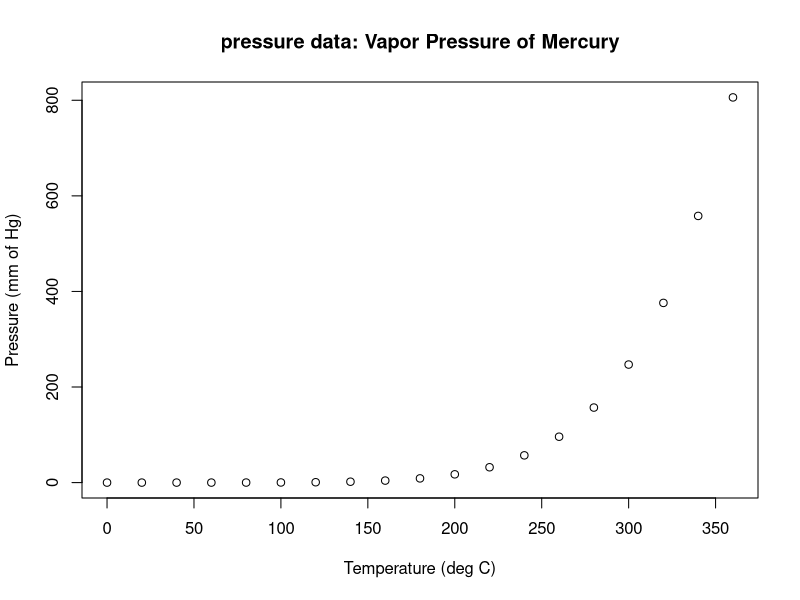
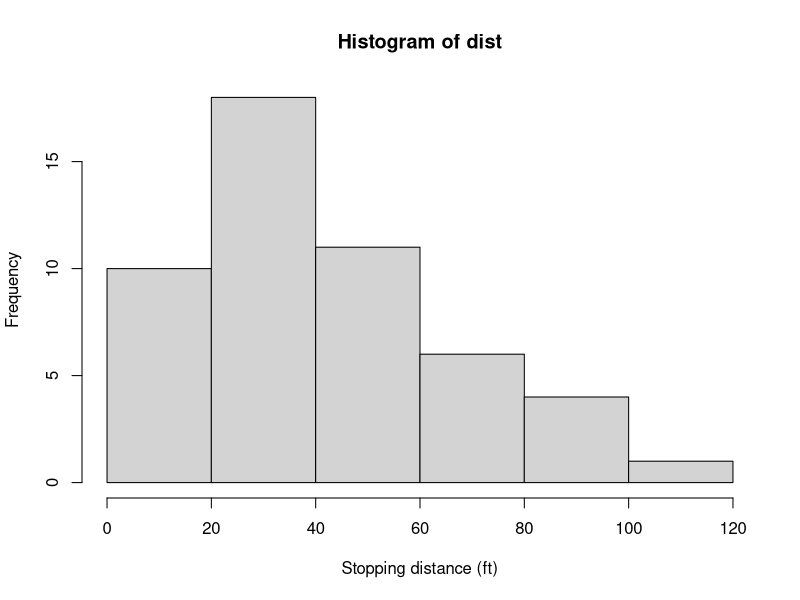
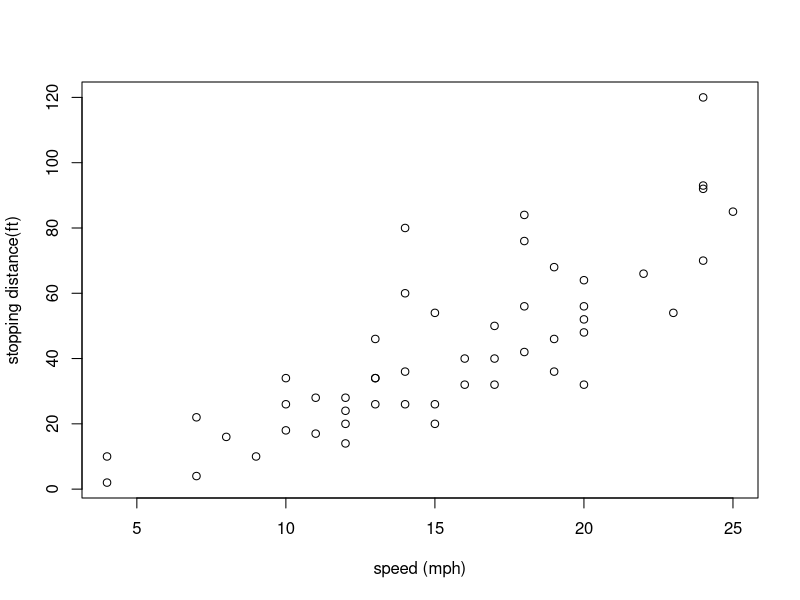

Here is the R script that generated these plots, in order:
## ---- chunk 1
summary(cars)
## ---- chunk 2
#| echo: true
plot(pressure, xlab = "Temperature (deg C)",
     ylab = "Pressure (mm of Hg)",
     main = "pressure data: Vapor Pressure of Mercury")
fig.align = "center"
## ---- chunk 3
dist <- cars$dist
speed = cars$speed

hist(dist, xlab = "Stopping distance (ft)")

## ---- chunk 4
plot(x = speed, 
     y = dist,
     xlab ="speed (mph)",
     ylab = "stopping distance(ft)")
